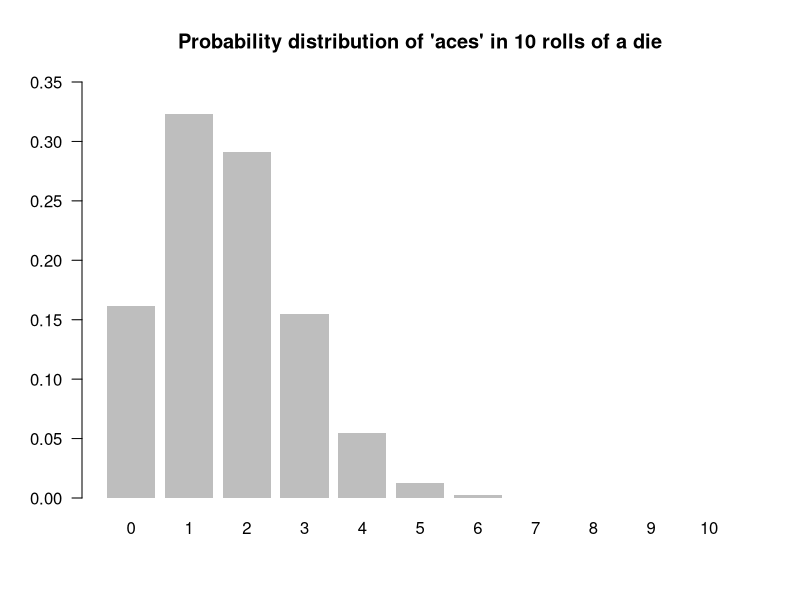
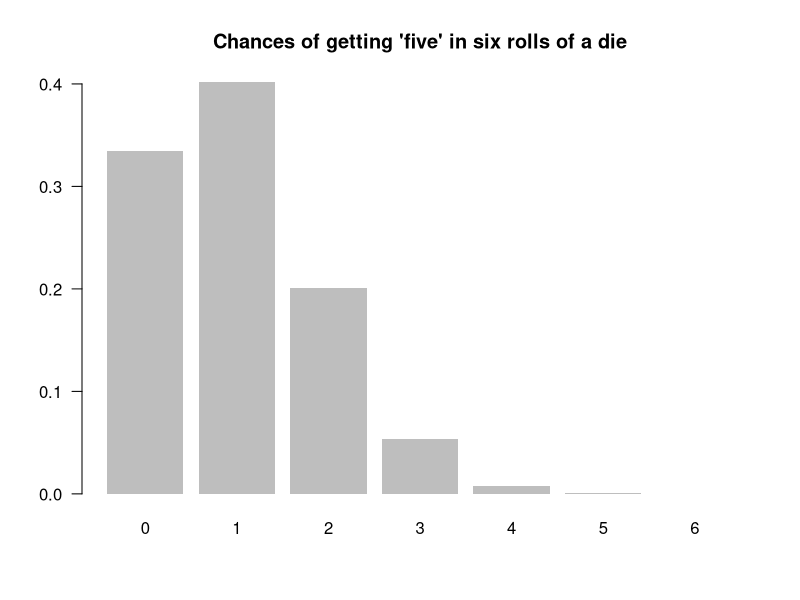

These charts were generated, in order, by the following R code:
## ---- chunk 1
knitr::opts_chunk$set(echo = TRUE)
## ---- chunk 2
# 4!
4 * 3 * 2 * 1
## ---- chunk 3
# 10!
10 * 9 * 8 * 7 * 6 * 5 * 4 * 3 * 2 * 1
## ---- chunk 4
# another way to calculate 4!
seq4 = c(1, 2, 3, 4)
prod(seq4)

# equivalent to
prod(1:4)

# equivalent to
prod(4:1)
## ---- chunk 5
# 4! with factorial()
factorial(4)
## ---- chunk 6
n = 4
k = 2

# 4 choose 2
choose(n, k)
## ---- chunk 7
n = 10  # 10 rolls
k = 2   # 2 aces
p = 1/6 # probability of ace

choose(n, k) * (p^k) * (1-p)^(n-k)
## ---- chunk 8
n = 10  # 10 rolls
k = 5   # 5 aces
p = 1/6 # probability of ace

choose(n, k) * (p^k) * (1-p)^(n-k)
## ---- chunk 9
n = 10    # 10 rolls
k = 0:10  # number of aces (fromm 0 to 10)
p = 1/6   # probability of ace

choose(n, k) * (p^k) * (1-p)^(n-k)
## ---- chunk 10
n = 10   # 10 rolls
k = 2    # 2 aces
p = 1/6  # probability of ace

dbinom(x = k, size = n, prob = p)
## ---- chunk 11
n = 10    # 10 rolls
k = 0:10  # number of aces (fromm 0 to 10)
p = 1/6   # probability of ace

dbinom(x = k, size = n, prob = p)
## ---- chunk 12
prob_aces = dbinom(x = k, size = n, prob = p)

barplot(prob_aces, las = 1, names.arg = 0:10, ylim = c(0, 0.35), border = NA,
        main = "Probability distribution of 'aces' in 10 rolls of a die")
## ---- chunk 13
n = 6   # rolls
k = 1   # one 'five'
p = 1/6 # probability of 'five'

choose(n, k) * (p^k) * (1-p)^(n-k)
## ---- chunk 14
n = 6   # rolls
k = 3   # three 'five'
p = 1/6 # probability of 'five'

choose(n, k) * (p^k) * (1-p)^(n-k)
## ---- chunk 15
n = 6    # rolls
k = 0:6  # all possible 'five's
p = 1/6  # probability of 'five'

# probability distribution of 'five's
prob_fives = choose(n, k) * (p^k) * (1-p)^(n-k)

# rounding probabilities to 5 decimal places
round(prob_fives, 5)
## ---- chunk 16
barplot(prob_fives, las = 1, names.arg = 0:6, border = NA,
        main = "Chances of getting 'five' in six rolls of a die")
## ---- chunk 17
n = 6    # rolls
k = 3:6  # 3, 4, 5, or 6 'five's
p = 1/6  # probability of 'five'

# probabilities of 3, 4, 5, and 6 'five's
prob_3_or_more = choose(n, k) * (p^k) * (1-p)^(n-k)

# probability of at elast3 'five's
sum(prob_3_or_more)
